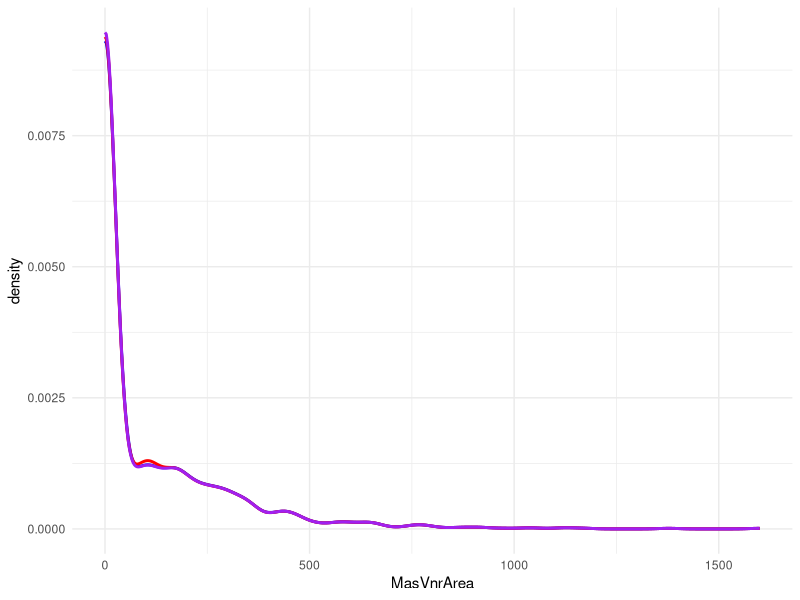
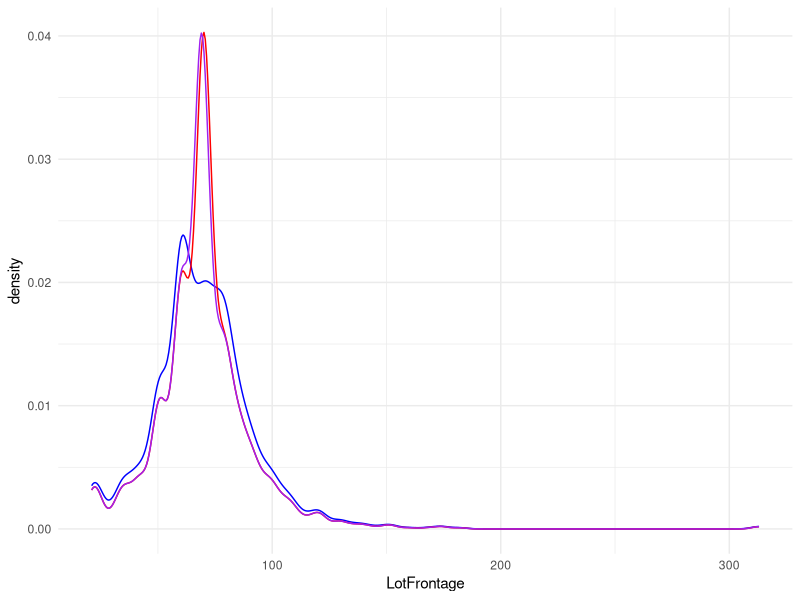
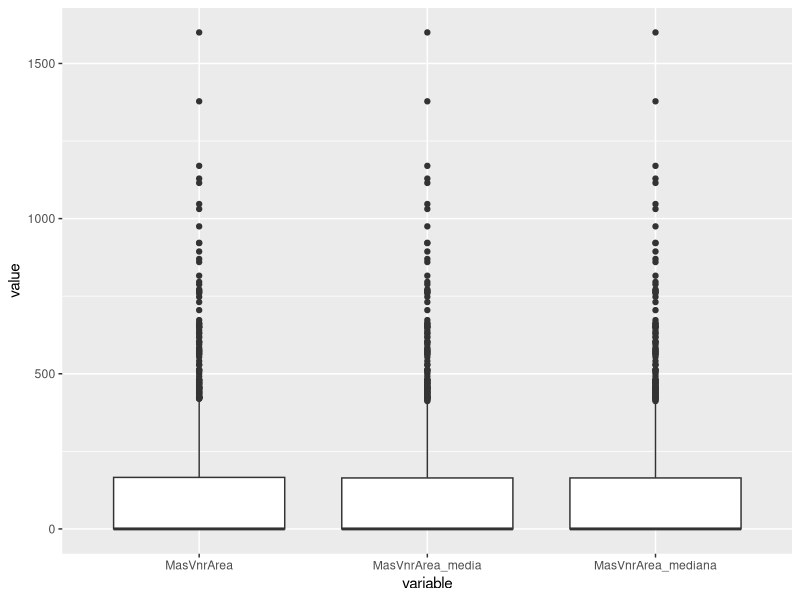
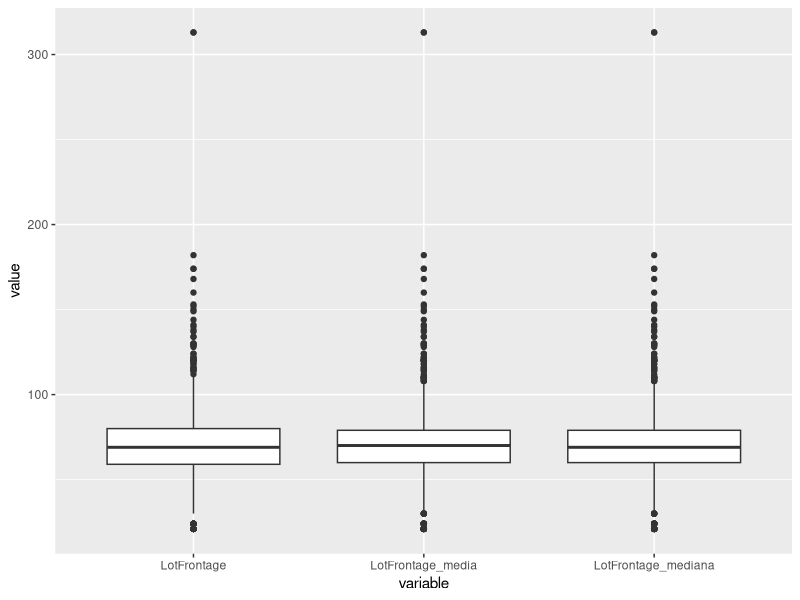

The R script that drew these images, in order: (Note: this script raises an error after producing the figures.)
## ---- chunk 1
library(dplyr)
library(ggplot2)
## ---- chunk 2
dataset<-read.csv("house_prices.csv")
dataset
## ---- chunk 3
colsNA<-colnames(dataset)[!complete.cases(t(dataset))]
colsNA
## ---- chunk 4
incompleteData<-dataset %>%
  select(colsNA)
incompleteData
## ---- chunk 5
porcentajeNA<-as.data.frame(apply(
    incompleteData, MARGIN = 2, function(col) mean(is.na(col))))
colnames(porcentajeNA)<-c("porcentaje")
porcentajeNA
## ---- chunk 6
procesables<-porcentajeNA %>%
  filter(porcentajeNA <= 0.05)
procesables
## ---- chunk 7
dataset %>%
  select(rownames(procesables))
## ---- chunk 8
incompleteData$MasVnrArea_media<-ifelse(is.na(incompleteData$MasVnrArea),
                                     mean(incompleteData$MasVnrArea, na.rm=TRUE),
                                     incompleteData$MasVnrArea)

incompleteData$MasVnrArea_mediana<-ifelse(is.na(incompleteData$MasVnrArea),
                                     median(incompleteData$MasVnrArea, na.rm=TRUE),
                                     incompleteData$MasVnrArea)

incompleteData
## ---- chunk 9
incompleteData %>%
  ggplot(aes(x=MasVnrArea, y=..density..))+
  geom_density(color="blue", lwd=1) +
  geom_density(aes(x=MasVnrArea_media, y=..density..), col="red", lwd=1)+
  geom_density(aes(x=MasVnrArea_mediana, y=..density..), col="purple", lwd=1)+
  theme_minimal()
## ---- chunk 10
dataset$LotFrontage_media<-ifelse(is.na(dataset$LotFrontage),
                                     mean(dataset$LotFrontage, na.rm=TRUE),
                                     dataset$LotFrontage)

dataset$LotFrontage_mediana<-ifelse(is.na(dataset$LotFrontage),
                                     median(dataset$LotFrontage, na.rm=TRUE),
                                     dataset$LotFrontage)

dataset %>%
  ggplot(aes(x=LotFrontage, y=..density..))+
  geom_density(color="blue", lwd=0.5) +
  geom_density(aes(x=LotFrontage_media, y=..density..), col="red", lwd=0.5)+
  geom_density(aes(x=LotFrontage_mediana, y=..density..), col="purple", lwd=0.5)+
  theme_minimal()
## ---- chunk 11
library(reshape2)

subData<-incompleteData %>%
  select(MasVnrArea, MasVnrArea_media, MasVnrArea_mediana)

dataX<-melt(subData)

dataX %>%
  ggplot(aes(x=variable, y=value)) +
  geom_boxplot()
## ---- chunk 12
subData<-dataset %>%
  select(LotFrontage, LotFrontage_media, LotFrontage_mediana)

dataX<-melt(subData)

dataX %>%
  ggplot(aes(x=variable, y=value)) +
  geom_boxplot()
## ---- chunk 13

dataset$BsmtQual
table(dataset$BsmtQual)
## ---- chunk 14
table(dataset$FireplaceQu)
## ---- chunk 15
subData<- dataset %>%
  select(BsmtQual, FireplaceQu)

OHE<-dummyVars("~.", data=subData)
OHE_dataframe<-data.frame(predict(OHE, newdata=subData))
OHE_dataframe
## ---- chunk 16
OHE<-dummyVars("~.", data=dataset)
OHE_dataframe<-data.frame(predict(OHE, newdata=dataset))
OHE_dataframe
## ---- chunk 17
dim(dataset)
## ---- chunk 18
dim(OHE_dataframe)
## ---- chunk 19
unique(dataset$SalePrice)
## ---- chunk 20
FreqAnalysis <- dataset %>%
  group_by(SalePrice) %>%
  summarise(FreqVal = n(), Density=n()/nrow(dataset)) %>%
  arrange(-FreqVal)
FreqAnalysis
## ---- chunk 21
merge(dataset, FreqAnalysis, by.x="SalePrice", by.y="SalePrice")
## ---- chunk 22
library(MASS)
dataTemp<-Boston
summary(Boston)
## ---- chunk 23
dataTemp %>%
  ggplot(aes(x=nox, y=..density..))+
  geom_density(col="darkgreen") +
  geom_density(aes(x=age, y=..density..), col="red")+
  geom_density(aes(x=dis, y=..density..), col="blue")+
  theme_minimal()
## ---- chunk 24
dataTemp$nox_std<-((dataTemp$nox - mean(dataTemp$nox))/sd(dataTemp$nox))
dataTemp$age_std<-((dataTemp$age - mean(dataTemp$age))/sd(dataTemp$age))
dataTemp$dis_std<-((dataTemp$dis - mean(dataTemp$dis))/sd(dataTemp$dis))

dataTemp %>%
  ggplot(aes(x=nox_std, y=..density..))+
  geom_density(col="darkgreen") +
  geom_density(aes(x=age_std, y=..density..), col="red")+
  geom_density(aes(x=dis_std, y=..density..), col="blue")+
  theme_minimal()

## ---- chunk 25
dataTemp$nox_minmax<-((dataTemp$nox - min(dataTemp$nox))/(max(dataTemp$nox) - min(dataTemp$nox)))
dataTemp$age_minmax<-((dataTemp$age - min(dataTemp$age))/(max(dataTemp$age) - min(dataTemp$age)))
dataTemp$dis_minmax<-((dataTemp$dis - min(dataTemp$dis))/(max(dataTemp$dis) - min(dataTemp$dis)))

dataTemp %>%
  ggplot(aes(x=nox_minmax, y=..density..))+
  geom_density(col="darkgreen") +
  geom_density(aes(x=age_minmax, y=..density..), col="red")+
  geom_density(aes(x=dis_minmax, y=..density..), col="blue")+
  theme_minimal()
## ---- chunk 26
dataset %>%
  ggplot(aes(x=GrLivArea)) +
  geom_histogram(color="white", fill="blue", alpha=0.8)+
  theme_minimal()
## ---- chunk 27
dataset %>%
  ggplot(aes(sample=GrLivArea))+
  stat_qq() +
  stat_qq_line(col="red", lwd=1)+
  theme_minimal()
## ---- chunk 28
dataset$GrLivArea_log<-log(dataset$GrLivArea)
dataset %>%
  ggplot(aes(sample=GrLivArea_log))+
  stat_qq() +
  stat_qq_line(col="red", lwd=1)+
  theme_minimal()
## ---- chunk 29
dataset %>%
  ggplot(aes(x=GrLivArea_log)) +
  geom_histogram(color="white", fill="blue", alpha=0.8)+
  theme_minimal()
## ---- chunk 30
dataset$GrLivArea_inv<-1/(dataset$GrLivArea)
dataset %>%
  ggplot(aes(sample=GrLivArea_inv))+
  stat_qq() +
  stat_qq_line(col="red", lwd=1)+
  theme_minimal()
## ---- chunk 31
dataset %>%
  ggplot(aes(x=GrLivArea_inv)) +
  geom_histogram(color="white", fill="blue", alpha=0.8)+
  theme_minimal()
## ---- chunk 32
dataset$GrLivArea_cuad<-(dataset$GrLivArea)^2
dataset %>%
  ggplot(aes(sample=GrLivArea_cuad))+
  stat_qq() +
  stat_qq_line(col="red", lwd=1)+
  theme_minimal()
## ---- chunk 33
dataset %>%
  ggplot(aes(x=GrLivArea_cuad)) +
  geom_histogram(color="white", fill="blue", alpha=0.8)+
  theme_minimal()
## ---- chunk 34

library(gridExtra)

detect_outliers<-function(df, colname){
  histPlot<-df %>%
    ggplot(aes_string(x=colname)) +
    geom_histogram(color='white', fill='blue', alpha=0.8)+
    theme_minimal()
  
  boxPlot<-df %>%
    ggplot(aes_string(y=colname))+
    geom_boxplot()+
    theme_minimal()
  
  qqPlot<-df %>%
    ggplot(aes_string(sample=colname))+
    stat_qq()+
    stat_qq_line(col="red", lwd=1)+
    theme_minimal()
  
  plotOut<-grid.arrange(histPlot, boxPlot, qqPlot, ncol=3) +
    theme(aspect.ratio = 5/50)
  
  return(plotOut)
}

detect_outliers(dataset, "LotFrontage")
## ---- chunk 35
#capping

capping<-function(arr)

capping<-function(arr){
  IQR<-quantile(arr, 0.75) - quantile(arr, 0.25)
  LS<-mean(arr) + 1.75*IQR
  LI<-mean(arr) - 1.75*IQR
  
  arr<-ifelse(arr >= LS, LS, arr)
  arr<-ifelse(arr <= LI, LI, arr)
  return(arr)
}

#debug(capping)
dataset$GrLivArea_outliers<-capping(dataset$GrLivArea)
#undebug(capping)

detect_outliers(dataset, "GrLivArea")
## ---- chunk 36
detect_outliers(dataset, "GrLivArea_outliers")
